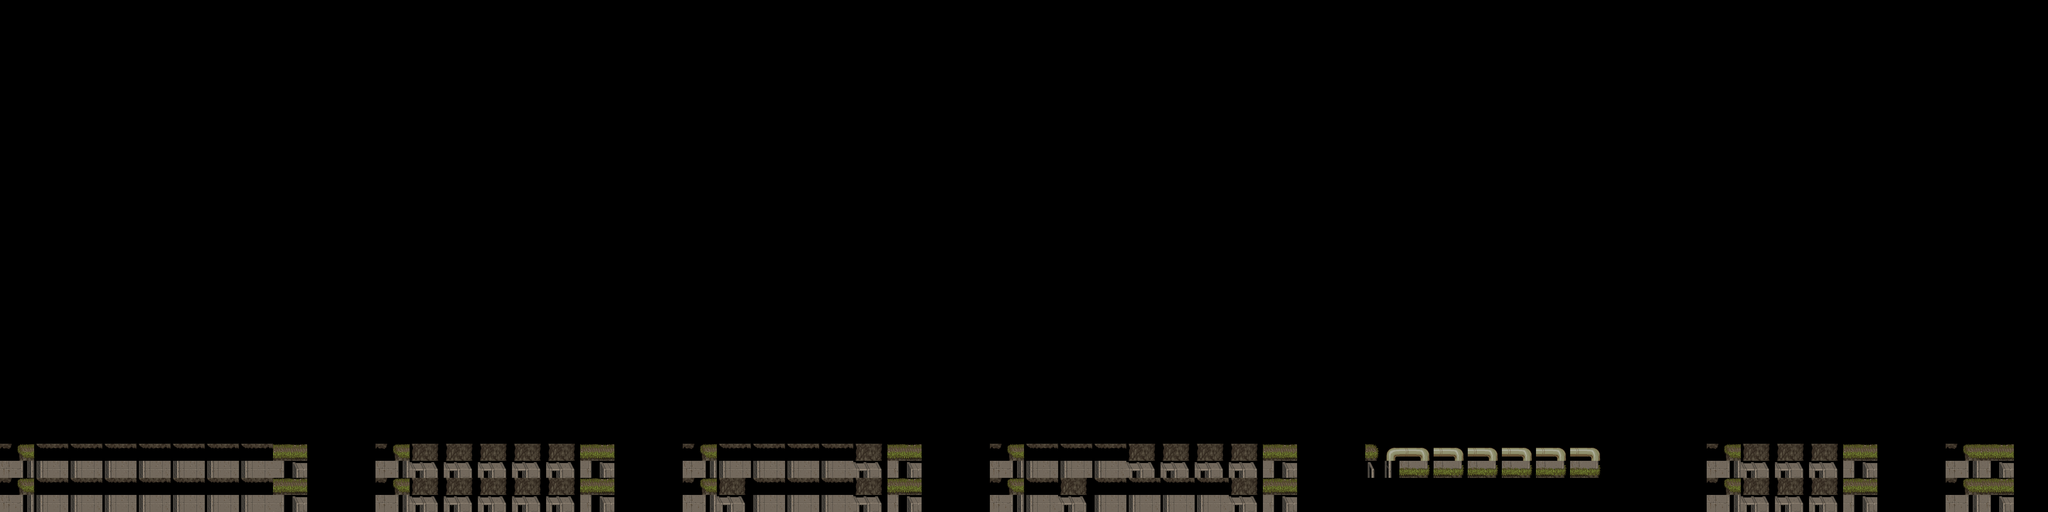

This is a level from a 2D game, rendered from its Tiled map with the project's own tilesets. A one-line summary and the map file follow, with tile-layer data summarised:
An orthogonal 60x15 tile map with 128x128 px tiles, 6 tile layers (Background2, Background, CollisionTop, Collision, ...).

<map version="1.0" orientation="orthogonal" width="60" height="15" tilewidth="128" tileheight="128">
 <tileset firstgid="1" name="tiles_aubrey" tilewidth="128" tileheight="128">
  <image source="tiles_aubrey.png" width="2048" height="2048" />
 </tileset>
 <layer name="Background2" width="60" height="15">
  <data>[900 cells, 0 non-empty, 0 distinct tile ids]</data>
 </layer>
 <layer name="Background" width="60" height="15">
  <data>[900 cells, 86 non-empty, 7 distinct tile ids]</data>
 </layer>
 <layer name="CollisionTop" width="60" height="15">
  <data>[900 cells, 94 non-empty, 4 distinct tile ids]</data>
 </layer>
 <layer name="Collision" width="60" height="15">
  <data>[900 cells, 0 non-empty, 0 distinct tile ids]</data>
 </layer>
 <layer name="FrontLayer" width="60" height="15">
  <data>[900 cells, 75 non-empty, 17 distinct tile ids]</data>
 </layer>
 <layer name="Foreground" width="60" height="15">
  <data>[900 cells, 0 non-empty, 0 distinct tile ids]</data>
 </layer>
</map>